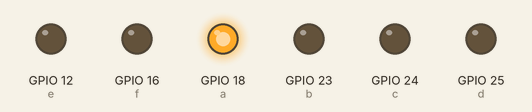
Recording of a program running on a simulated Raspberry Pi (BCM pin numbers). Parts: output pins drawn as LEDs (lit = HIGH).

Above: at 0.5 s.
At 3.5 s:
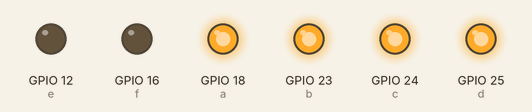
At 5.5 s:
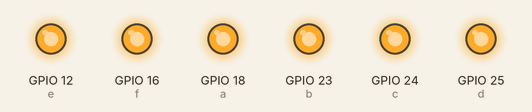
At 7.5 s:
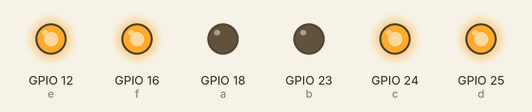
At 10.5 s:
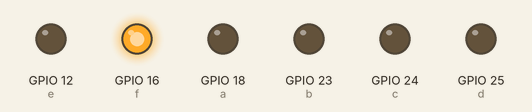
At 14.5 s:
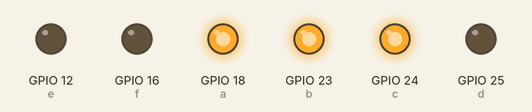
Timing chart, 0 to 15.6 s (numbered marks = the images above):
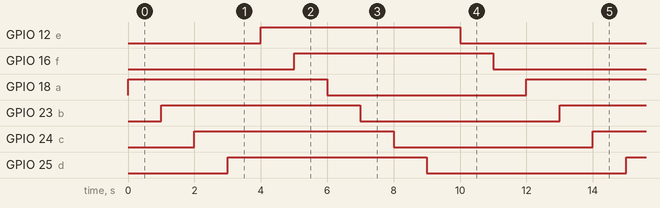

The program:

gpio_out.py
```python
"""
This is a test file to ensure that the pins being used on the
Raspberry Pi are operational.
"""
from gpiozero import LED
from time import sleep

a = LED(18)
b = LED(23)
c = LED(24)
d = LED(25)
e = LED(12)
f = LED(16)

while True:
	a.on()
	sleep(1)
	b.on()
	sleep(1)
	c.on()
	sleep(1)
	d.on()
	sleep(1)
	e.on()
	sleep(1)
	f.on()
	sleep(1)
	a.off()
	sleep(1)
	b.off()
	sleep(1)
	c.off()
	sleep(1)
	d.off()
	sleep(1)
	e.off()
	sleep(1)
	f.off()
	sleep(1)
```

Measured:
- by itself, GPIO 12 (e), GPIO 16 (f), GPIO 18 (a), GPIO 23 (b), GPIO 24 (c), GPIO 25 (d): alternates HIGH for 6.0 s and LOW for 6.0 s
- by itself, everything shown: repeats every 12.0 s, in 12 steps
